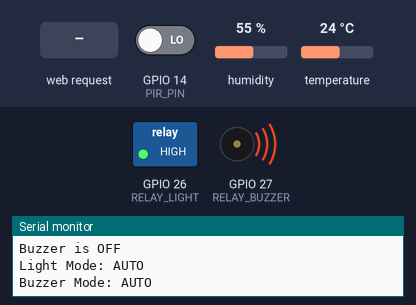
The sketch below on a simulated ESP32. Parts: switched loads named in the sketch (green lamp = pin HIGH), buzzer (waves = sounding, pin HIGH), the last lines printed to the serial monitor. Inputs (shaded band) come from the test bench; at power-on: temperature 24 °C, GPIO 14 (PIR_PIN) LOW, humidity 55 %. WiFi joins after 1.5 s; servers stay silent unless stated.

Above: at 2.7 s.
2.8 s: temperature set to 28 °C
At 4.6 s:
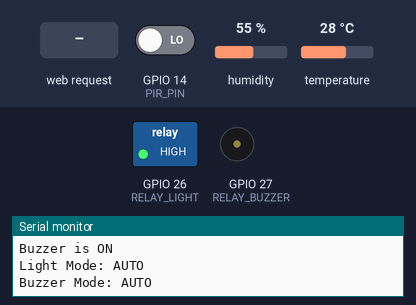
5.0 s: GPIO 14 (PIR_PIN) driven HIGH
At 6.2 s:
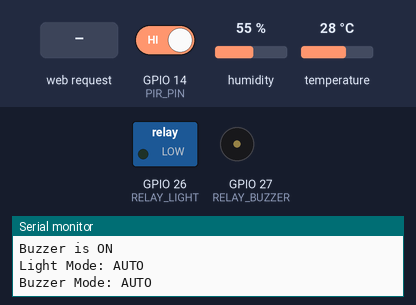
6.5 s: HTTP request GET /buzzer/off received
At 7.8 s:
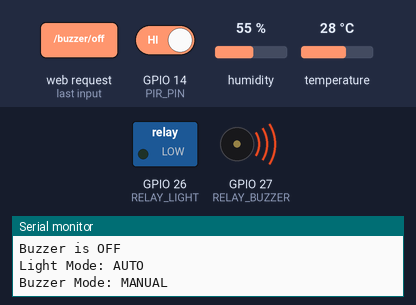
8.1 s: HTTP request GET /buzzer/on received
At 9.4 s:
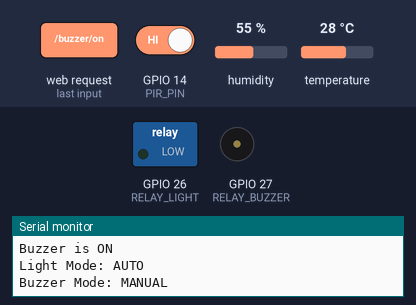
11.7 s: HTTP request GET /light/off received
At 13.0 s:
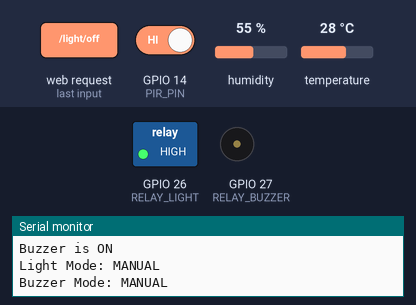
Timing chart, 0 to 14.2 s (numbered marks = the images above; inputs shaded):
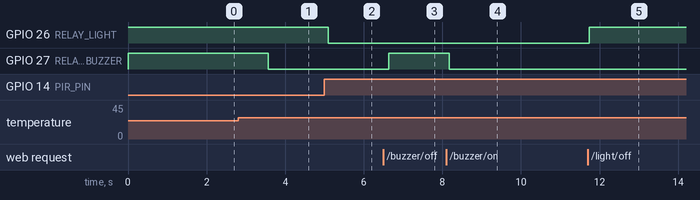

The sketch:

sketch_apr28c.ino
```cpp
#include <WiFi.h>
#include <WebServer.h>
#include <ESPmDNS.h>
#include <DHT.h>

// WIFI
const char *ssid = "Podge";
const char *password = "Bouncer1";

// PINS
#define PIR_PIN   14
#define DHTPIN    15
#define DHTTYPE   DHT11

#define RELAY_LIGHT   26   // Light
#define RELAY_BUZZER  27   // Buzzer (via relay)

// TIMER
unsigned long motionTimer = 0;
const unsigned long motionDelay = 30000;

// STATES
float temperature = 0;
float humidity = 0;
int motion = LOW;

bool lightState = false;
bool buzzerState = false;

// MANUAL CONTROL
bool manualLight = false;
bool manualBuzzer = false;

DHT dht(DHTPIN, DHTTYPE);
WebServer server(80);

// WEBPAGE HTML
String homePage = F(R"=====(<!DOCTYPE html>
<html>
<head>
<meta http-equiv="refresh" content="2">
<title>Smart Classroom</title>
<style>
body { background-color: DodgerBlue; font-family: Arial; text-align: center; color: navy; }
table { margin: auto; border-collapse: collapse; background-color: white; }
th, td { padding: 10px; font-size: 20px; border: 1px solid navy; }
button { font-size: 18px; padding: 10px 20px; margin: 5px; border-radius: 10px; }
</style>
</head>

<body>
<h1>Smart Classroom Energy Saver</h1>

<table>
<tr><th>Sensor</th><th>Value</th></tr>
<tr><td>Temperature</td><td>%TEMP% Degrees</td></tr>
<tr><td>Humidity</td><td>%HUM% %</td></tr>
<tr><td>Motion</td><td>%PIR%</td></tr>
<tr><td>Light</td><td>%LIGHT%</td></tr>
<tr><td>Buzzer</td><td>%BUZZER%</td></tr>
</table>

<h2>Manual Controls</h2>

<a href="/light/on"><button>Light ON</button></a>
<a href="/light/off"><button>Light OFF</button></a>
<a href="/light/auto"><button>Light AUTO</button></a>

<br><br>

<a href="/buzzer/on"><button>Buzzer ON</button></a>
<a href="/buzzer/off"><button>Buzzer OFF</button></a>
<a href="/buzzer/auto"><button>Buzzer AUTO</button></a>

</body>
</html>
)=====");

// SYSTEM LOGIC
void updateSystem() {

  motion = digitalRead(PIR_PIN);
  humidity = dht.readHumidity();
  temperature = dht.readTemperature();

  // LIGHT (PIR)
  if (!manualLight) {
    if (motion == HIGH) {
      motionTimer = millis();
      digitalWrite(RELAY_LIGHT, LOW);
      lightState = true;
    } else if (millis() - motionTimer >= motionDelay) {
      digitalWrite(RELAY_LIGHT, HIGH);
      lightState = false;
    }
  }

  // BUZZER (TEMP)
  if (!manualBuzzer) {
    if (!isnan(temperature) && temperature > 26.0) {
      digitalWrite(RELAY_BUZZER, LOW);   // ON
      buzzerState = true;
    } else {
      digitalWrite(RELAY_BUZZER, HIGH);  // OFF
      buzzerState = false;
    }
  }

  //  SERIAL OUTPUT
  Serial.println("----");

  Serial.println(motion ? "Motion detected" : "No motion");
  Serial.println(lightState ? "Light is ON" : "Light is OFF");

  if (!isnan(temperature)) {
    Serial.print("Temperature: ");
    Serial.print(temperature);
    Serial.println(" Degrees");
  } else {
    Serial.println("Error reading temperature");
  }

  if (!isnan(humidity)) {
    Serial.print("Humidity: ");
    Serial.print(humidity);
    Serial.println(" %");
  } else {
    Serial.println("Error reading humidity");
  }

  Serial.println(buzzerState ? "Buzzer is ON" : "Buzzer is OFF");

  Serial.print("Light Mode: ");
  Serial.println(manualLight ? "MANUAL" : "AUTO");

  Serial.print("Buzzer Mode: ");
  Serial.println(manualBuzzer ? "MANUAL" : "AUTO");
}

// WEB
void handleRoot() {
  String page = homePage;

  page.replace("%TEMP%", isnan(temperature) ? "Error" : String(temperature));
  page.replace("%HUM%", isnan(humidity) ? "Error" : String(humidity));
  page.replace("%PIR%", motion ? "Detected" : "None");
  page.replace("%LIGHT%", lightState ? "ON" : "OFF");
  page.replace("%BUZZER%", buzzerState ? "ON" : "OFF");

  server.send(200, "text/html", page);
}

// ROUTES
void setupRoutes() {

  server.on("/", handleRoot);

  server.on("/light/on", []() {
    manualLight = true;
    digitalWrite(RELAY_LIGHT, LOW);
    lightState = true;
    server.sendHeader("Location", "/"); server.send(303);
  });

  server.on("/light/off", []() {
    manualLight = true;
    digitalWrite(RELAY_LIGHT, HIGH);
    lightState = false;
    server.sendHeader("Location", "/"); server.send(303);
  });

  server.on("/light/auto", []() {
    manualLight = false;
    updateSystem();
    server.sendHeader("Location", "/"); server.send(303);
  });

  server.on("/buzzer/on", []() {
    manualBuzzer = true;
    digitalWrite(RELAY_BUZZER, LOW);
    buzzerState = true;
    server.sendHeader("Location", "/"); server.send(303);
  });

  server.on("/buzzer/off", []() {
    manualBuzzer = true;
    digitalWrite(RELAY_BUZZER, HIGH);
    buzzerState = false;
    server.sendHeader("Location", "/"); server.send(303);
  });

  server.on("/buzzer/auto", []() {
    manualBuzzer = false;
    updateSystem();
    server.sendHeader("Location", "/"); server.send(303);
  });
}

// SETUP
void setup() {
  Serial.begin(115200);

  pinMode(PIR_PIN, INPUT);
  pinMode(RELAY_LIGHT, OUTPUT);
  pinMode(RELAY_BUZZER, OUTPUT);

  digitalWrite(RELAY_LIGHT, HIGH);
  digitalWrite(RELAY_BUZZER, HIGH);

  dht.begin();

  WiFi.begin(ssid, password);
  Serial.print("Connecting...");

  while (WiFi.status() != WL_CONNECTED) {
    delay(500);
    Serial.print(".");
  }

  Serial.println("\nConnected!");
  Serial.println(WiFi.localIP());

  setupRoutes();
  server.begin();

  Serial.println("System Ready");
}

// ===== LOOP =====
void loop() {
  server.handleClient();
  updateSystem();
  delay(500);
}
```

Measured:
- the behaviour switches between 26 and 27 °C on temperature (found by bisection; images 0 and 1)
- after the input at 2.8 s, GPIO 27 (RELAY_BUZZER): HIGH → LOW after 0.77 s
- after the input at 5.0 s, GPIO 26 (RELAY_LIGHT): HIGH → LOW after 0.09 s
- after the input at 6.5 s, GPIO 27 (RELAY_BUZZER): LOW → HIGH after 0.13 s
- after the input at 8.1 s, GPIO 27 (RELAY_BUZZER): HIGH → LOW after 0.07 s
- after the input at 11.7 s, GPIO 26 (RELAY_LIGHT): LOW → HIGH at once
